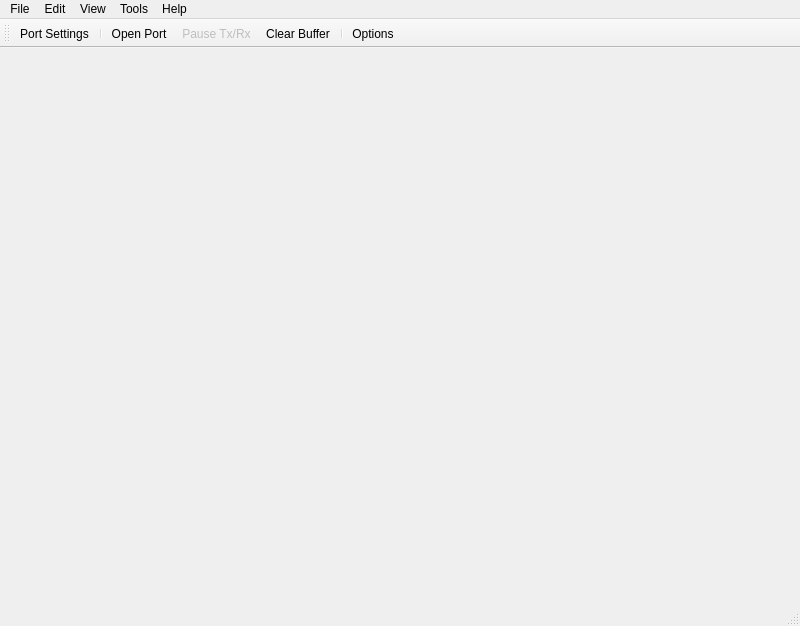
<?xml version="1.0" encoding="UTF-8"?>
<ui version="4.0">
 <author>官文亮</author>
 <class>MainWindow</class>
 <widget class="QMainWindow" name="MainWindow">
  <property name="geometry">
   <rect>
    <x>0</x>
    <y>0</y>
    <width>800</width>
    <height>626</height>
   </rect>
  </property>
  <property name="sizePolicy">
   <sizepolicy hsizetype="Preferred" vsizetype="Preferred">
    <horstretch>0</horstretch>
    <verstretch>0</verstretch>
   </sizepolicy>
  </property>
  <property name="windowTitle">
   <string notr="true">SerialTool</string>
  </property>
  <property name="windowIcon">
   <iconset resource="../resource/serialtool.qrc">
    <normaloff>:/SerialTool/images/logo.ico</normaloff>:/SerialTool/images/logo.ico</iconset>
  </property>
  <widget class="QWidget" name="centralWidget">
   <property name="sizePolicy">
    <sizepolicy hsizetype="Expanding" vsizetype="Expanding">
     <horstretch>0</horstretch>
     <verstretch>0</verstretch>
    </sizepolicy>
   </property>
   <property name="maximumSize">
    <size>
     <width>16777215</width>
     <height>16777215</height>
    </size>
   </property>
   <layout class="QVBoxLayout" name="verticalLayout_2">
    <property name="spacing">
     <number>3</number>
    </property>
    <property name="leftMargin">
     <number>1</number>
    </property>
    <property name="topMargin">
     <number>1</number>
    </property>
    <property name="rightMargin">
     <number>1</number>
    </property>
    <property name="bottomMargin">
     <number>1</number>
    </property>
   </layout>
  </widget>
  <widget class="QMenuBar" name="menuBar">
   <property name="geometry">
    <rect>
     <x>0</x>
     <y>0</y>
     <width>800</width>
     <height>26</height>
    </rect>
   </property>
   <widget class="QMenu" name="menu">
    <property name="title">
     <string>File</string>
    </property>
    <addaction name="actionOpen"/>
    <addaction name="actionSave"/>
    <addaction name="separator"/>
    <addaction name="actionClose"/>
   </widget>
   <widget class="QMenu" name="menu_3">
    <property name="title">
     <string>Edit</string>
    </property>
    <addaction name="portSwitchAction"/>
    <addaction name="portRunAction"/>
    <addaction name="clearAction"/>
    <addaction name="separator"/>
    <addaction name="portSetAction"/>
   </widget>
   <widget class="QMenu" name="menu_4">
    <property name="title">
     <string>View</string>
    </property>
    <addaction name="separator"/>
    <addaction name="actionVisibleToolbar"/>
    <addaction name="actionVisibleStatusBar"/>
    <addaction name="separator"/>
    <addaction name="actionStaysOnTop"/>
   </widget>
   <widget class="QMenu" name="menu_5">
    <property name="title">
     <string>Help</string>
    </property>
    <addaction name="actionWiki"/>
    <addaction name="actionAbout"/>
   </widget>
   <widget class="QMenu" name="menu_2">
    <property name="title">
     <string>Tools</string>
    </property>
    <addaction name="actionOption"/>
    <addaction name="separator"/>
   </widget>
   <addaction name="menu"/>
   <addaction name="menu_3"/>
   <addaction name="menu_4"/>
   <addaction name="menu_2"/>
   <addaction name="menu_5"/>
  </widget>
  <widget class="QToolBar" name="toolBar1">
   <property name="windowTitle">
    <string>Tool Bar</string>
   </property>
   <property name="allowedAreas">
    <set>Qt::BottomToolBarArea|Qt::TopToolBarArea</set>
   </property>
   <property name="iconSize">
    <size>
     <width>20</width>
     <height>20</height>
    </size>
   </property>
   <attribute name="toolBarArea">
    <enum>TopToolBarArea</enum>
   </attribute>
   <attribute name="toolBarBreak">
    <bool>false</bool>
   </attribute>
   <addaction name="portSetAction"/>
   <addaction name="separator"/>
   <addaction name="portSwitchAction"/>
   <addaction name="portRunAction"/>
   <addaction name="clearAction"/>
   <addaction name="separator"/>
   <addaction name="actionOption"/>
  </widget>
  <widget class="QStatusBar" name="statusBar"/>
  <action name="actionSave">
   <property name="icon">
    <iconset resource="../resource/serialtool.qrc">
     <normaloff>:/SerialTool/images/save.ico</normaloff>:/SerialTool/images/save.ico</iconset>
   </property>
   <property name="text">
    <string>Save</string>
   </property>
   <property name="shortcut">
    <string>Ctrl+S</string>
   </property>
  </action>
  <action name="actionOption">
   <property name="icon">
    <iconset resource="../resource/serialtool.qrc">
     <normaloff>:/SerialTool/images/config.ico</normaloff>:/SerialTool/images/config.ico</iconset>
   </property>
   <property name="text">
    <string>Options</string>
   </property>
  </action>
  <action name="portSwitchAction">
   <property name="icon">
    <iconset resource="../resource/serialtool.qrc">
     <normaloff>:/SerialTool/images/connect.ico</normaloff>:/SerialTool/images/connect.ico</iconset>
   </property>
   <property name="text">
    <string>Open Port</string>
   </property>
   <property name="shortcut">
    <string>Alt+S</string>
   </property>
  </action>
  <action name="portRunAction">
   <property name="enabled">
    <bool>false</bool>
   </property>
   <property name="icon">
    <iconset resource="../resource/serialtool.qrc">
     <normaloff>:/SerialTool/images/pause.ico</normaloff>
     <activeoff>:/SerialTool/images/pause.png</activeoff>:/SerialTool/images/pause.ico</iconset>
   </property>
   <property name="text">
    <string>Pause Tx/Rx</string>
   </property>
   <property name="shortcut">
    <string>Alt+R</string>
   </property>
  </action>
  <action name="clearAction">
   <property name="icon">
    <iconset resource="../resource/serialtool.qrc">
     <normaloff>:/SerialTool/images/clear.ico</normaloff>:/SerialTool/images/clear.ico</iconset>
   </property>
   <property name="text">
    <string>Clear Buffer</string>
   </property>
   <property name="shortcut">
    <string>Alt+C</string>
   </property>
  </action>
  <action name="portSetAction">
   <property name="icon">
    <iconset resource="../resource/serialtool.qrc">
     <normaloff>:/SerialTool/images/port config.ico</normaloff>:/SerialTool/images/port config.ico</iconset>
   </property>
   <property name="text">
    <string>Port Settings</string>
   </property>
  </action>
  <action name="actionClose">
   <property name="icon">
    <iconset resource="../resource/serialtool.qrc">
     <normaloff>:/SerialTool/images/exit.ico</normaloff>:/SerialTool/images/exit.ico</iconset>
   </property>
   <property name="text">
    <string>Close</string>
   </property>
  </action>
  <action name="actionVisibleToolbar">
   <property name="checkable">
    <bool>true</bool>
   </property>
   <property name="checked">
    <bool>true</bool>
   </property>
   <property name="text">
    <string>Tool Bar</string>
   </property>
  </action>
  <action name="actionVisibleStatusBar">
   <property name="checkable">
    <bool>true</bool>
   </property>
   <property name="checked">
    <bool>true</bool>
   </property>
   <property name="text">
    <string>Status Bar</string>
   </property>
  </action>
  <action name="actionAbout">
   <property name="text">
    <string>About</string>
   </property>
   <property name="shortcut">
    <string>F1</string>
   </property>
  </action>
  <action name="actionWiki">
   <property name="text">
    <string>Wiki</string>
   </property>
   <property name="toolTip">
    <string>Wiki</string>
   </property>
  </action>
  <action name="actionOpen">
   <property name="icon">
    <iconset resource="../resource/serialtool.qrc">
     <normaloff>:/SerialTool/images/open.ico</normaloff>:/SerialTool/images/open.ico</iconset>
   </property>
   <property name="text">
    <string>Open</string>
   </property>
   <property name="toolTip">
    <string>Open</string>
   </property>
   <property name="shortcut">
    <string>Ctrl+O</string>
   </property>
  </action>
  <action name="actionStaysOnTop">
   <property name="icon">
    <iconset>
     <normaloff>:/SerialTool/images/pin_up.png</normaloff>:/SerialTool/images/pin_up.png</iconset>
   </property>
   <property name="text">
    <string>Stays On Top</string>
   </property>
  </action>
 </widget>
 <layoutdefault spacing="6" margin="11"/>
 <resources>
  <include location="../resource/serialtool.qrc"/>
 </resources>
 <connections/>
</ui>
